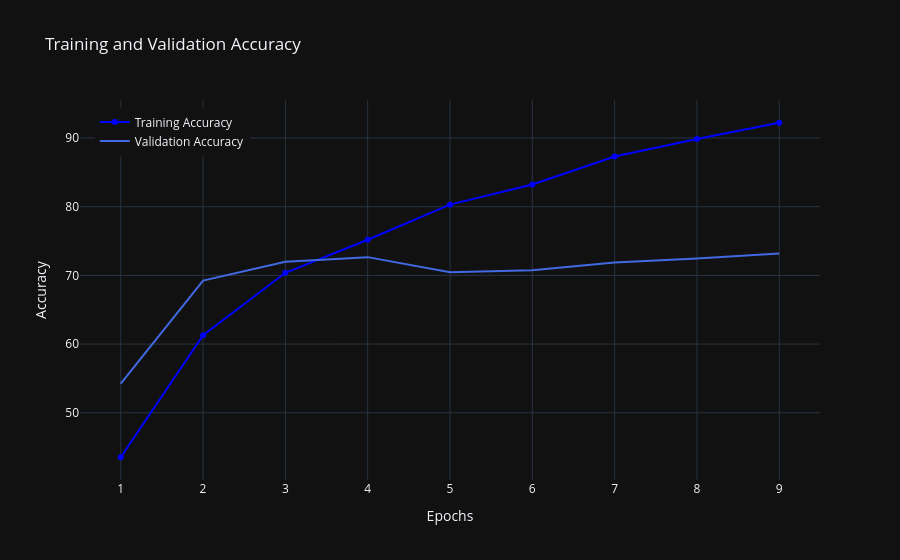

Notebook cell for this chart:
### Code cell
# Create interactive line chart for accuracy
fig = go.Figure()

for y, name, color, mode in [(acc, 'Training Accuracy', 'blue', 'lines+markers'),
                             (val_acc, 'Validation Accuracy', 'royalblue', 'lines')]:
    fig.add_trace(go.Scatter(x=epochs, y=y, mode=mode, name=name, line=dict(color=color)))

fig.update_layout(
    title='Training and Validation Accuracy',
    xaxis_title='Epochs',
    yaxis_title='Accuracy',
    legend=dict(x=0.02, y=0.98)
)

fig.show()

### Figure 1 — Plotly figure (JSON) as saved in the notebook; plotly's stock layout.template omitted (floating-point values rounded to 4 significant figures)
{"data": [{"line": {"color": "blue"}, "mode": "lines+markers", "name": "Training Accuracy", "x": [1, 2, 3, 4, 5, 6, 7, 8, 9], "y": [43.53, 61.29, 70.37, 75.18, 80.3, 83.23, 87.3, 89.84, 92.22], "type": "scatter"}, {"line": {"color": "royalblue"}, "mode": "lines", "name": "Validation Accuracy", "x": [1, 2, 3, 4, 5, 6, 7, 8, 9], "y": [54.25, 69.24, 71.97, 72.66, 70.46, 70.75, 71.88, 72.46, 73.19], "type": "scatter"}], "layout": {"legend": {"x": 0.02, "y": 0.98}, "title": {"text": "Training and Validation Accuracy"}, "xaxis": {"title": {"text": "Epochs"}}, "yaxis": {"title": {"text": "Accuracy"}}}}
